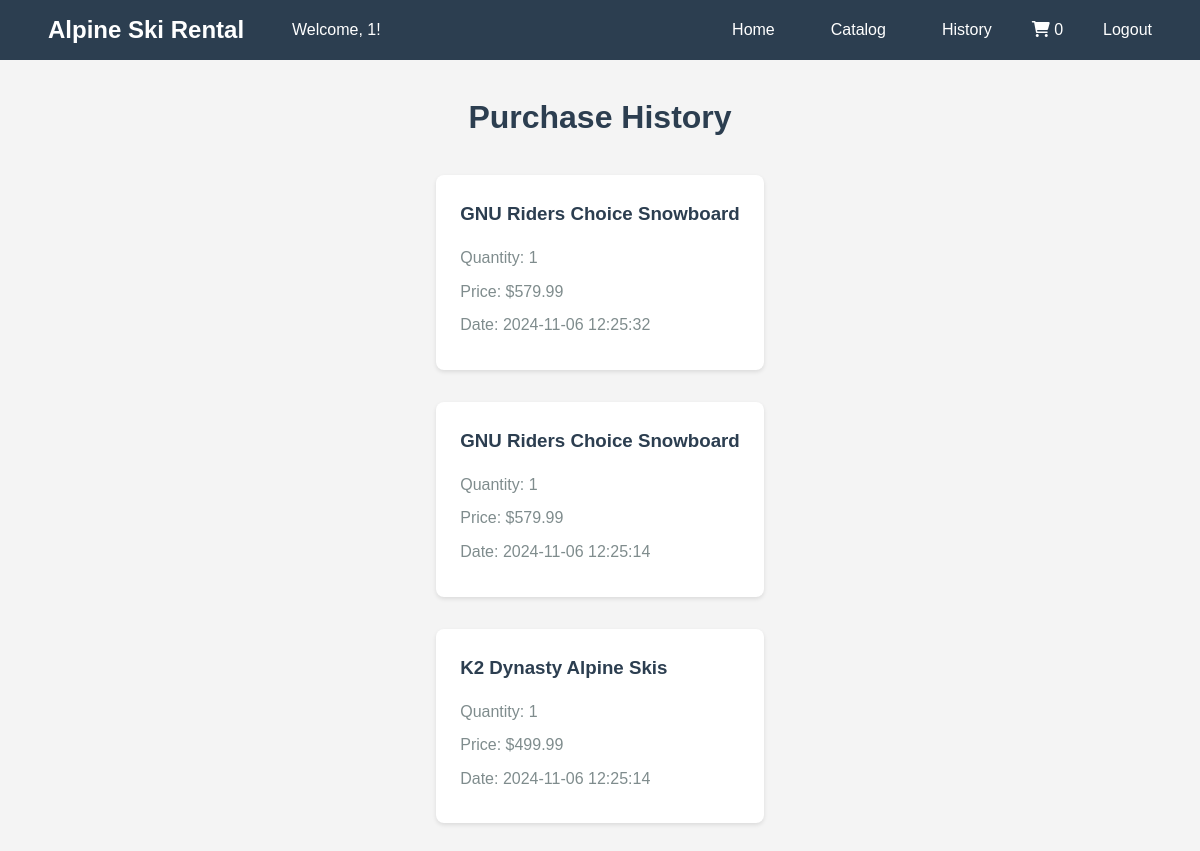
The page /purchase_history (signed in) on the database its author committed.
### tables this page shows
CREATE TABLE purchase_history (
        id INTEGER PRIMARY KEY AUTOINCREMENT,
        user_id INTEGER NOT NULL,
        product_id INTEGER NOT NULL,
        product_name TEXT NOT NULL,
        quantity INTEGER NOT NULL,
        price REAL NOT NULL,
        purchase_date TIMESTAMP DEFAULT CURRENT_TIMESTAMP,
        FOREIGN KEY (user_id) REFERENCES users (id)
    );

### app.py (the view)
@app.route('/purchase_history')
@login_required
def purchase_history():
    if current_user.is_admin:
        return redirect(url_for('catalog'))
    conn = sqlite3.connect('instance/users.db')
    cursor = conn.cursor()
    cursor.execute('''
        SELECT * FROM purchase_history
        WHERE user_id = ?
        ORDER BY purchase_date DESC
    ''', (current_user.id,))
    purchases = cursor.fetchall()
    conn.close()
    cart = session.get('cart', {})
    total = sum(float(item['price']) * item['quantity'] for item in cart.values())
    return render_template('purchase_history.html', purchases=purchases, total=total)

### app.py (called while the page is built)
@login_manager.user_loader
def load_user(user_id):
    conn = sqlite3.connect('instance/users.db')
    cursor = conn.cursor()
    cursor.execute('SELECT id, username, is_admin FROM users WHERE id = ?', (user_id,))
    user_data = cursor.fetchone()
    conn.close()
    if user_data:
        return User(user_data[0], user_data[1], user_data[2])
    return None

### templates/purchase_history.html (shortened to what this page needs)
{% extends "base.html" %}
{% block content %}
<div class="purchase-history-container">
    <h1>Purchase History</h1>
    {% if purchases %}
    <div class="purchases-grid">
        {% for purchase in purchases %}
        <div class="purchase-card">
            <h3>{{ purchase[3] }}</h3>
            <p>Quantity: {{ purchase[4] }}</p>
            <p>Price: ${{ "%.2f"|format(purchase[5]) }}</p>
            <p>Date: {{ purchase[6] }}</p>
        </div>
        {% endfor %}
    </div>
    {% else %}
    <p class="no-purchases">No purchase history available.</p>
    {% endif %}
</div>
{% endblock %}

### templates/base.html (shortened to what this page needs)
<!DOCTYPE html>
<html lang="en">
<head>
    <link rel="stylesheet" href="{{ url_for('static', filename='style.css') }}">
    <link rel="stylesheet" href="https://cdnjs.cloudflare.com/ajax/libs/font-awesome/6.0.0/css/all.min.css">
</head>
<body>
    <nav>
        <div class="nav-brand">
            <a href="{{ url_for('home') }}">Alpine Ski Rental</a>
        </div>
        {% if current_user.is_authenticated %}
            <div class="nav-welcome">Welcome, {{ current_user.username }}!</div>
            <div class="nav-links">
                <a href="{{ url_for('home') }}">Home</a>
                <a href="{{ url_for('catalog') }}">Catalog</a>
                {% if not current_user.is_admin %}
                    <a href="{{ url_for('purchase_history') }}">History</a>
                    <div class="cart-icon" onclick="toggleCart()">
                        <i class="fas fa-shopping-cart"></i>
                        <span class="cart-count">{{ session.get('cart', {})|length }}</span>
                    </div>
                {% endif %}
                <a href="{{ url_for('logout') }}">Logout</a>
            </div>
        {% endif %}
    </nav>
    {% block content %}{% endblock %}
</body>
</html>

### static/style.css (style rules this page uses)
* { margin: 0; padding: 0; box-sizing: border-box; }
body { font-family: Arial, sans-serif; line-height: 1.6; background-color: #f4f4f4; min-height: 100vh; display: flex; flex-direction: column; }
nav { background-color: #2c3e50; color: white; padding: 0.5rem 2rem; display: flex; justify-content: space-between; align-items: center; position: sticky; top: 0; z-index: 100; height: 60px; }
.nav-brand a { font-size: 1.5rem; font-weight: bold; color: white; text-decoration: none; }
.nav-welcome { margin-right: auto; margin-left: 2rem; }
.nav-links { display: flex; align-items: center; gap: 1.5rem; }
nav a { color: white; text-decoration: none; padding: 0.5rem 1rem; border-radius: 4px; transition: background-color 0.3s ease; }
.purchase-history-container { max-width: 1200px; margin: 2rem auto; padding: 0 2rem; }
.purchase-history-container h1 { text-align: center; margin-bottom: 2rem; color: #2c3e50; }
.purchases-grid { display: grid; grid-template-columns: repeat(auto-fill, minmax(300px, 1fr)); gap: 2rem; }
.purchase-card { background: white; padding: 1.5rem; border-radius: 8px; box-shadow: 0 2px 4px rgba(0,0,0,0.1); }
.purchase-card h3 { color: #2c3e50; margin-bottom: 1rem; }
.purchase-card p { margin-bottom: 0.5rem; color: #7f8c8d; }

### rows shown on the page
purchase_history: product_name "GNU Riders Choice Snowboard", quantity "1", price "579.99", purchase_date "2024-11-06 12:25:32"
purchase_history: product_name "GNU Riders Choice Snowboard", quantity "1", price "579.99", purchase_date "2024-11-06 12:25:14"
purchase_history: product_name "K2 Dynasty Alpine Skis", quantity "1", price "499.99", purchase_date "2024-11-06 12:25:14"

### other values the page prints
{{ current_user.username }} "1"
{{ session.get('cart', {})|length }} "0"
